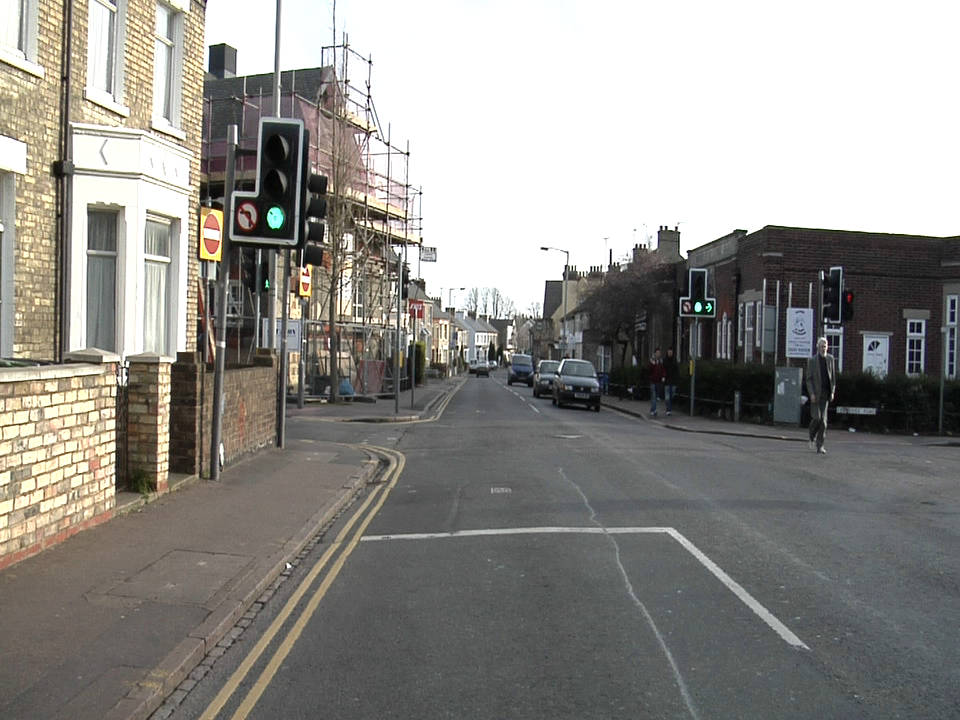
#> input picture images/CamVidLights10.png, 960 x 720 px, found by its file name
$ jupyter execute --allow-errors opencv_python_traffic_lights_main.ipynb   (older library calls are emulated)
#> lines starting #> are read from the running program, lines starting #| are printed output that depends on the picture; after the words box and inside, x2 and y2 are one past the last pixel; in counts of white or black regions, pixels touching at a corner belong together
[cell 1]
import cv2
import numpy as np
from matplotlib import pyplot as plt

#I'm using a jupyter notebook to create this so displaying the images requires a little function trickery

#grayscale plot or binary image plot
def gplot(img):
    plt.figure(figsize=(12,12))
    return plt.imshow(img,cmap="gray", vmin=0, vmax=255)

#convert BGR image from BGR to RGB then plot it
def iplot(img):
    plt.figure(figsize=(12,12))
    imgrgb= cv2.cvtColor(img,cv2.COLOR_BGR2RGB)
    return plt.imshow(imgrgb)

[cell 2]
#Read in the target image and plot it:
target = cv2.imread('/Users/code/Downloads/CamVidLights/CamVidLights10.png')
#> target is the input picture: shape (720, 960, 3); mean B, G, R 138.7, 143.2, 144.9
iplot(target)

[cell 3]
#Final approach works with: 10,1,2

[cell 4]
#segmenting into a left and right image so I can more easily process the two traffic lights
#my process will most likely only work when one traffic light is in the image area being looked at
#although I could extend it by having it run the process again and looking for the second place confidence matches
#no longer cropping height wise however the variable names have remained to maintain working operation

(h, w) = target.shape[:2]
#> h = 720; w = 960
croppedleft=target[:int(h),:int(w/2)]
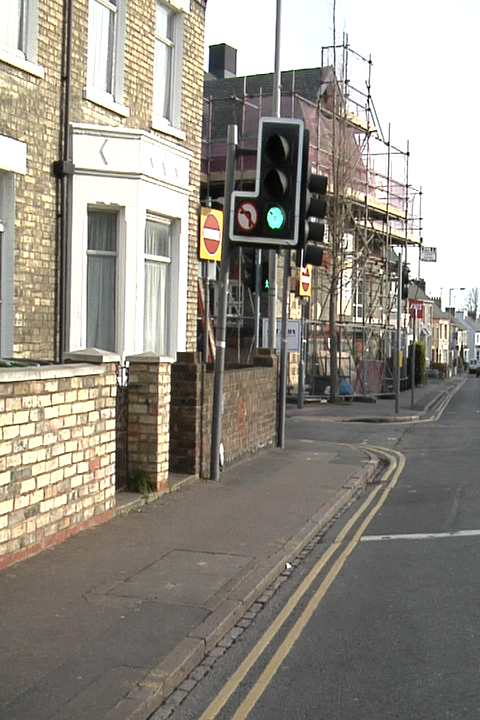
#> croppedleft: shape (720, 480, 3); mean B, G, R 133.3, 142.8, 148.2
croppedright=target[:int(h),int(w/2):]
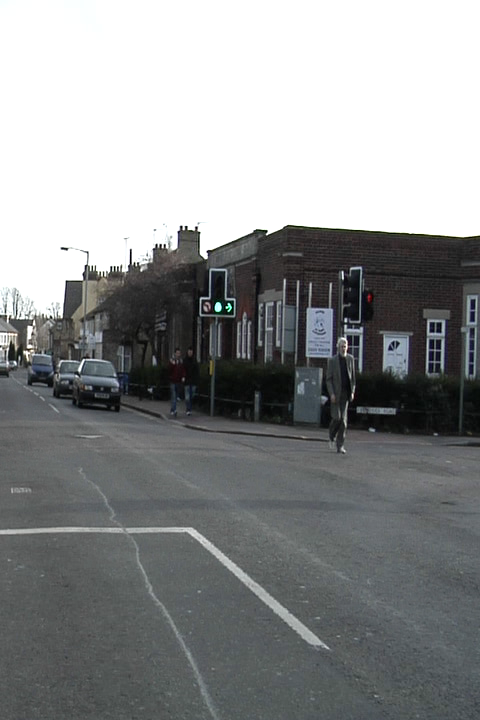
#> croppedright: shape (720, 480, 3); mean B, G, R 144, 143.5, 141.5
iplot(croppedleft)
iplot(croppedright)

[cell 5]
#Here I apply Mean Shift to the images, however, I left the parameters what they were in the documentation tutorial
meanshiftedleft=cv2.pyrMeanShiftFiltering(croppedleft,20,40,2)
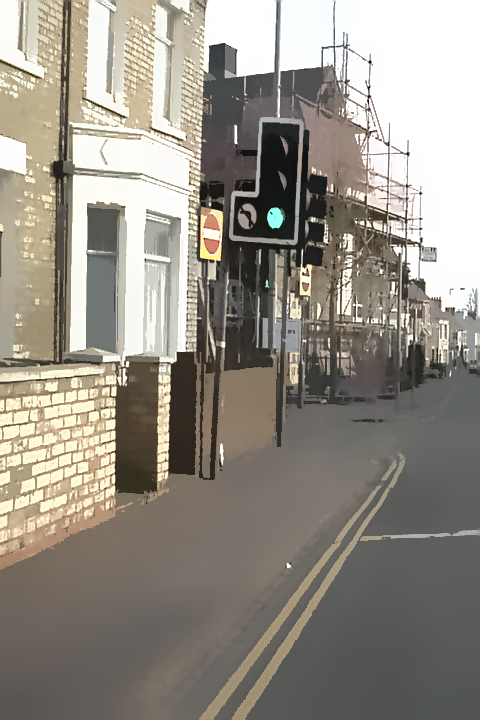
#> meanshiftedleft: shape (720, 480, 3); mean B, G, R 133.6, 143, 148.4
meanshiftedright=cv2.pyrMeanShiftFiltering(croppedright,20,40,2)
iplot(meanshiftedleft)
iplot(meanshiftedright)

[cell 6]
#Now I convert the image to grayscale to use in canny edge detection, although it now occurs to me I don't have to do this
#as i believe the canny operator contains a "to-grayscale conversion"

[cell 7]
meanshiftedleftgray=cv2.cvtColor(meanshiftedleft,cv2.COLOR_BGR2GRAY)
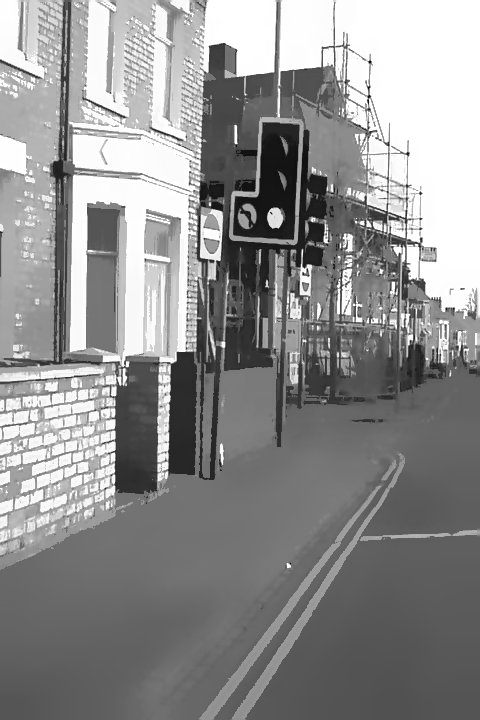
#> meanshiftedleftgray: shape (720, 480); min 6, max 255, mean 143.5

[cell 8]
meanshiftedrightgray=cv2.cvtColor(meanshiftedright,cv2.COLOR_BGR2GRAY)
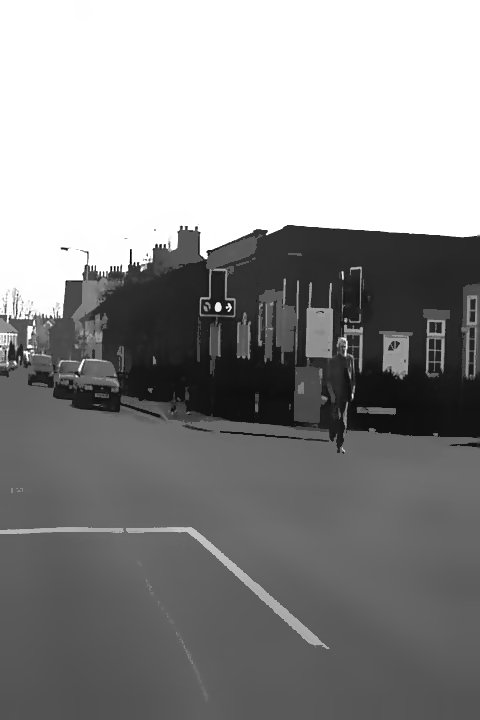
#> meanshiftedrightgray: shape (720, 480); min 8, max 255, mean 142.8

[cell 9]
gplot(meanshiftedleftgray)
gplot(meanshiftedrightgray)

[cell 10]
#using canny:

[cell 11]
meanshiftedleftedge=cv2.Canny(meanshiftedleftgray,50,200)
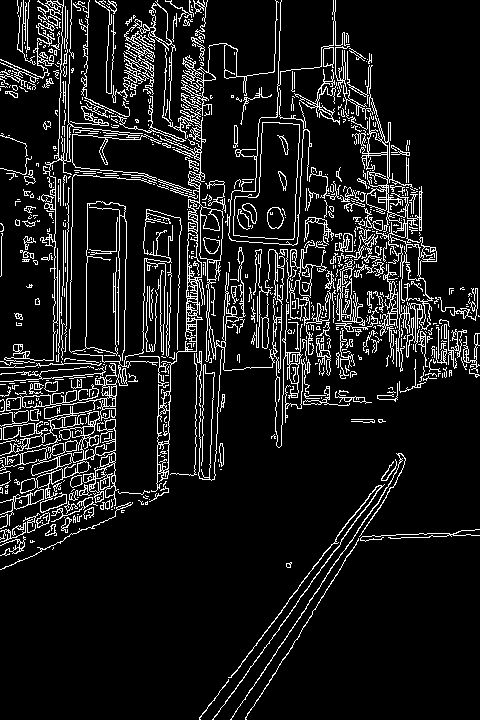
#> meanshiftedleftedge: shape (720, 480); 10.5% white in thin lines or dots
meanshiftedrightedge=cv2.Canny(meanshiftedrightgray,50,200)
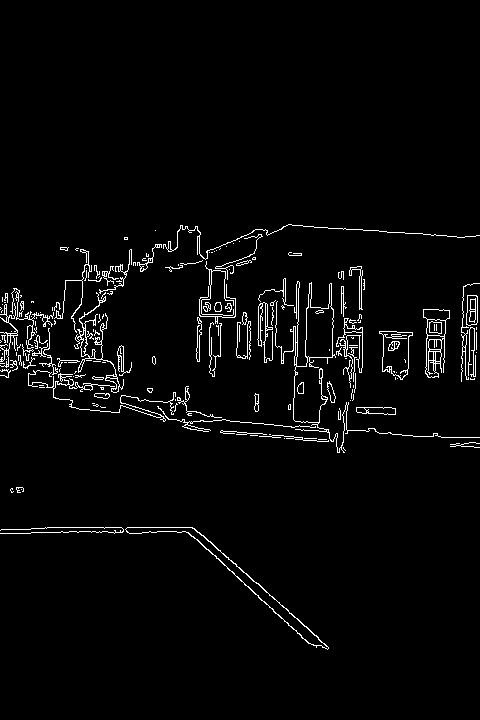
#> meanshiftedrightedge: shape (720, 480); 2.9% white in thin lines or dots, all inside (x1, y1, x2, y2) = (0, 224, 480, 650)

[cell 12]
gplot(meanshiftedleftedge)
gplot(meanshiftedrightedge)

[cell 13]
#Now I find contours in the image. I found that findContours and my solution worked best on edge detection instead of grayscale mean-shifted version
#hence the commented our findContours on the grayscale version

[cell 14]
imagecontours, contours, hierarchy = cv2.findContours(meanshiftedleftedge, cv2.RETR_TREE, cv2.CHAIN_APPROX_NONE)
#> contours = 1370 contours, 1098 with area under 20; largest, box (x1, y1, x2, y2) and area: (233, 122, 300, 240) 5252, (233, 122, 300, 240) 5246, (139, 0, 303, 492) 5174, (0, 209, 182, 513) 3838, (347, 51, 437, 325) 1751

[cell 15]
#imagecontours, contours, hierarchy = cv2.findContours(meanshiftedleftgray, cv2.RETR_TREE, cv2.CHAIN_APPROX_NONE)

[cell 16]
#Here I am intializing lists:
#That i am using to collect coordinates of circular and rectangular contours:
#The meanlist is used to determine the average intensity within a circular region which is used to help verify the circlular region is an illuminated light
#circleinside list is used to capture the circles found within rectangular regions which is helpful to determine if the rectangular region contains a traffic light

[cell 17]
circlist=[]
rectlist=[]
meanlist=[]
complist=[]
circleinsidelist=[]

#> (a cell that did not finish here is left out)

[cell 19]
gplot(imagecontours)

#> (a cell that did not finish here is left out)

[cell 21]
#circleinsidelist

[cell 22]
#tempcircle

[cell 23]
gplot(imagecontours)

[cell 24]
#circlist

[cell 25]
#when it detects two close to each other it must be

[cell 26]
#circlist[0][0]

[cell 27]
#rectlist

[cell 28]
#len(rectlist)

[cell 29]
#If multiple rectangles with circular were found I select the rectangle that had the best match with a perfect rectangular shape
#But in theory I should also include the match with the circlar
#And maybe even if the rectangular region best matches with a shape of a traffic light, so basically template matching on these
#regions
rectlistfinal=[]
tempmatchglobal=999999
#> (the rest of this cell did not finish here and is left out)

[cell 30]
#circleinsidelist

#> (a cell that did not finish here is left out)

#> (a cell that did not finish here is left out)

#> (a cell that did not finish here is left out)

#> (a cell that did not finish here is left out)

[cell 35]
#circleinsidelist

[cell 36]
#If multiple circular existed in the selected rectangular region
#I now find the best matched circule in this region

circlelistfinal=[]
tempmatchglobal=999999
#> (the rest of this cell did not finish here and is left out)

[cell 37]
circlelistfinal

#> (a cell that did not finish here is left out)

#> (a cell that did not finish here is left out)

[cell 40]
#Now I determine the color of the light:
#First I am going to create a mask from the selected circlular region
#It will be overlayed on the intial read-in image

[cell 41]
mask=np.zeros(meanshiftedleftgray.shape,np.uint8)
#> (the rest of this cell did not finish here and is left out)

[cell 42]
#mean_val

[cell 43]
gplot(mask)
#> mask: shape (720, 480); every value is 0

[cell 44]
#Now I use this mask on the original color image:
maskcolor=cv2.cvtColor(mask,cv2.COLOR_GRAY2BGR)
#> maskcolor: shape (720, 480, 3); every value is 0
tempimage=cv2.bitwise_and(meanshiftedleft,maskcolor)
iplot(tempimage)

[cell 45]
#Now I backproject and count number of pixels for each color backprojected
#actually I decided to just avg the probabilities found

[cell 46]
#Here I read in the different training sets for each color:

#WARNING YOU HAVE TO ENTER IN THE NEW PATHS:
#I did not get to dynamically coding this so it sleects the training images in the current folder
yellowtrain=cv2.imread('/Users/code/Downloads/CamVidLights/trainforyellow2.png')

greentrain = cv2.imread('/Users/code/Downloads/CamVidLights/trainfor12610.png')
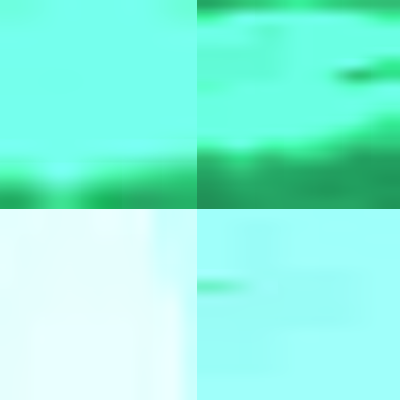
#> input picture images/trainingSet/trainfor12610.png, 400 x 400 px, found by its file name
#> greentrain is the input picture: shape (400, 400, 3); mean B, G, R 222, 244.3, 138.3

redtrain=cv2.imread('/Users/code/Downloads/CamVidLights/trainforred.png')

[cell 47]
#viewing the training set:
trainingset=[yellowtrain,greentrain,redtrain]
#> (the rest of this cell did not finish here and is left out)

[cell 48]
#now I create a backprojection function
#will have to apply this to both left and right

def backprojection(img,train):

    hsvimg = cv2.cvtColor(img,cv2.COLOR_BGR2HSV)

    hsvtrain = cv2.cvtColor(train,cv2.COLOR_BGR2HSV)
    hsvtrainhist = cv2.calcHist([hsvtrain],[0, 1], None, [180, 256], [0, 180, 0, 256] )
    cv2.normalize(hsvtrain,hsvtrain,0,255,cv2.NORM_MINMAX)

    probimg = cv2.calcBackProject([hsvimg],[0,1],hsvtrainhist,[0,180,0,256],1)
    avgprob=cv2.mean(probimg,mask)[0]
    # if mask is not perfect i might get black pixels which will throw off avg prob
    return avgprob

[cell 49]
#determing the color based on my color list
def findcolorindex(img,trainlist):
    temp=0
    index=0
    for i,t in enumerate(trainlist):
        tempavg=backprojection(img,t)
        print(tempavg)
        if tempavg>temp:
            index=i
            temp=tempavg
#> this loop made 1 pass
#> after the loop, index = 0; temp = 0

    return index
